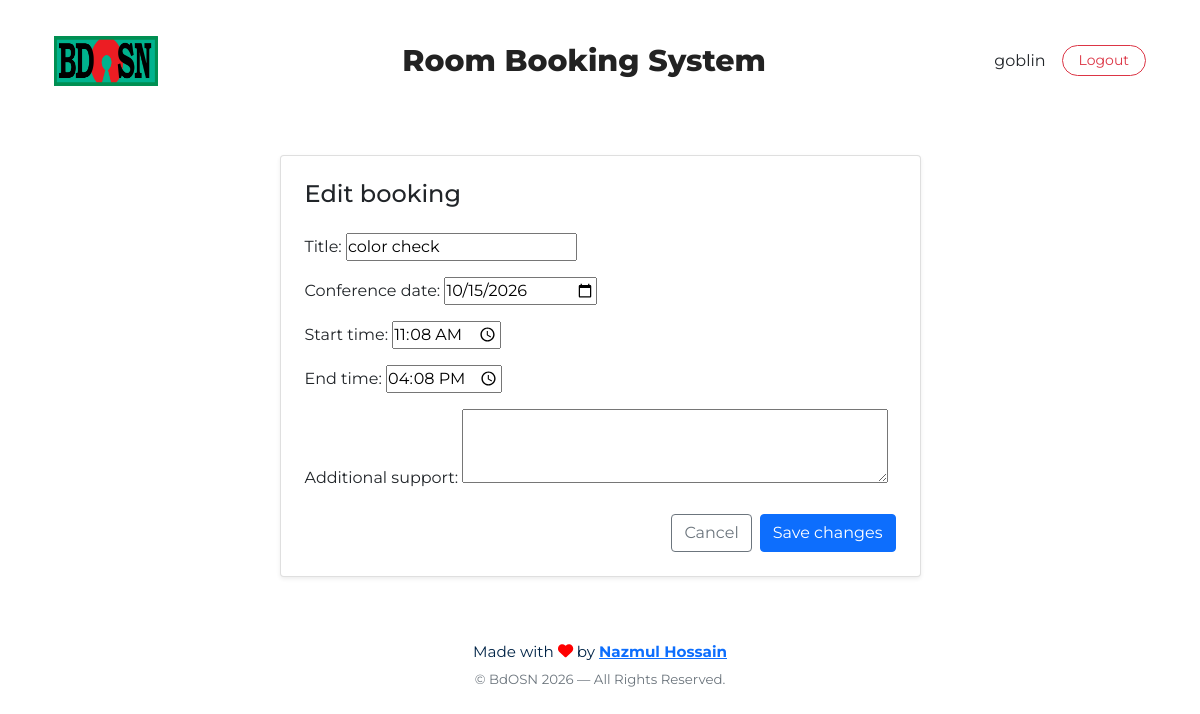
The page /booking/59/edit/ (signed in) on the database its author committed.
### BookingSystem/models.py (models this page shows, shortened)
class Booking(models.Model):
    user = models.ForeignKey(User, on_delete=models.CASCADE, null=True, blank=True)
    room = models.ForeignKey(Room, on_delete=models.CASCADE)
    title = models.CharField(max_length=200, default="Untitled Conference")
    conference_date = models.DateField(default=date.today)
    start_time = models.TimeField(default=time(9, 0))   # default 9:00 AM
    end_time = models.TimeField(default=time(10, 0))   # default 10:00 AM
    organization = models.CharField(max_length=100, blank=True, null=True, default="Not specified")  # allow empty
    booked_for = models.CharField(max_length=150, blank=True, null=True, default="Self")  # allow empty
    additional_support = models.TextField(
        blank=True,
        default="No additional support needed"
    )
    class Meta:
        ordering = ['conference_date', 'start_time']
        verbose_name = "Room Booking"
        verbose_name_plural = "Room Bookings"

### BookingSystem/views.py (the view)
# urls.py: path('booking/<int:booking_id>/edit/', views.edit_booking, name='edit_booking'),
@login_required
def edit_booking(
    request,
    booking_id
):
    booking = get_object_or_404(
        Booking,
        pk=booking_id
    )
    if (
        request.user != booking.user
        and not request.user.is_superuser
    ):
        return HttpResponseForbidden(
            "You do not have permission "
            "to edit this booking."
        )
    if request.method == "POST":
        form = BookingForm(
            request.POST,
            instance=booking
        )
        if form.is_valid():
            updated_booking = form.save(
                commit=False
            )
            if (
                updated_booking.start_time
                < dt_time(9, 0)
                or
                updated_booking.end_time
                > dt_time(22, 0)
            ):
                messages.error(
                    request,
                    "Booking must be between 9:00 and 22:00."
                )
            elif (
                updated_booking.start_time
                >= updated_booking.end_time
            ):
                messages.error(
                    request,
                    "End time must be after start time."
                )
            else:
                if has_booking_conflict(
                    updated_booking.room,
                    updated_booking.conference_date,
                    updated_booking.start_time,
                    updated_booking.end_time,
                    exclude_id=updated_booking.id,
                ):
                    messages.error(
                        request,
                        "This booking conflicts with an existing "
                        "slot or violates the required 1-hour gap."
                    )
                else:
                    updated_booking.save()
                    messages.success(
                        request,
                        "Booking updated successfully."
                    )
                    return redirect(
                        "book_room",
                        room_id=updated_booking.room.id
                    )
        else:
            messages.error(
                request,
                "Please correct the errors in the form."
            )
    else:
        form = BookingForm(
            instance=booking
        )
    return render(
        request,
        "edit_booking.html",
        {
            "form": form,
            "booking": booking
        }
    )

### BookingSystem/forms.py
class BookingForm(forms.ModelForm):
    class Meta:
        model = Booking
        fields = ['title', 'conference_date', 'start_time', 'end_time', 'additional_support']
        widgets = {
            'conference_date': forms.DateInput(attrs={'type': 'date'}),
            'start_time': forms.TimeInput(attrs={'type': 'time'}),
            'end_time': forms.TimeInput(attrs={'type': 'time'}),
            'additional_support': forms.Textarea(attrs={'rows': 3}),
        }

### BookingSystem/templates/edit_booking.html (shortened to what this page needs)
{% extends "base.html" %}
{% block contents %}
<main class="container my-5">
    <div class="row justify-content-center">
        <div class="col-12 col-lg-7">
            <div class="card shadow-sm">
                <div class="card-body p-4">
                    <h1 class="h4 mb-4">Edit booking</h1>
                    <form method="post">
                        {{ form.as_p }}
                        <div class="d-flex gap-2 justify-content-end mt-4">
                            <a href="{% url 'book_room' booking.room.id %}" class="btn btn-outline-secondary">Cancel</a>
                            <button type="submit" class="btn btn-primary">Save changes</button>
                        </div>
                    </form>
                </div>
            </div>
        </div>
    </div>
</main>
{% endblock contents %}

### BookingSystem/templates/base.html (shortened to what this page needs)
{% load static %}
<!DOCTYPE html>
<html lang="en">
<head>
    <link rel="stylesheet" href="{% static 'css/base.css' %}" />
    <link rel="stylesheet" href="{% static 'css/bootstrap.min.css' %}" />
    <link rel="stylesheet" href="https://cdnjs.cloudflare.com/ajax/libs/font-awesome/6.6.0/css/all.min.css">
</head>
<body>
<nav class="container navbar navbar-expand-lg py-3 menubar">
  <div class="container-fluid">
    <a class="navbar-brand d-flex align-items-center fw-bold fs-4 text-primary" href="/">
      <img src="{% static 'img/bdosn_logo.jpeg' %}" alt="MASLab" class="img-fluid" style="max-height: 50px;">
    </a>
    <div class="mx-auto d-none d-lg-block">
      <h4 class="mb-0 text-center fw-semibold title">Room Booking System</h4>
    </div>
    <div class="d-flex align-items-center">
      {% if user.is_authenticated %}
        <span class="me-3 text-dark fw-semibold"> {{ user.username }}</span>
        <a href="{% url 'logout' %}" class="btn btn-sm px-3 rounded-pill btn-outline-danger"><span class="mt-2">Logout</span></a>
      {% else %}
        <a href="{% url 'login' %}" class="btn btn-sm px-3 rounded-pill btn-outline-primary"><span class="fix">Login</span></a>
      {% endif %}
    </div>
  </div>
</nav>
{% block contents %}{% endblock contents %}
<footer class="footer mt-5 mb-0 py-3 text-light">
  <div class="container text-center">
    <p class="mb-1">
      Made with <span class="text-warning"><i class="fa-solid fa-heart"></i></span> by <strong> <a href="https://wwww.facebook.com/nazmul.XI"> Nazmul Hossain </a> </strong>
    </p>
    <small class="text-muted">© BdOSN 2026 — All Rights Reserved.</small>
  </div>
</footer>
</body>
</html>

### static/css/base.css (style rules this page uses)
* { margin: 0; padding: 0; box-sizing: border-box; font-family: "Montserrat", sans-serif; }
.navbar { margin: 15px 0; }
.navbar .title { font-family: "Montserrat", sans-serif !important; font-size: 30px; font-weight: 800; color: #222222; }
.footer, .footer p { font-family: "Montserrat", sans-serif; color: #002447 !important; font-size: 0.95rem; }
.footer strong { color: #002447 !important; transition: color 0.3s ease; }
.footer .text-warning { color: red !important; }

### rows shown on the page
Booking: title "color check", conference_date "10/15/2026", start_time "11:08:00", end_time "16:08:00"

### other values the page prints
{{ user.username }} "goblin"
